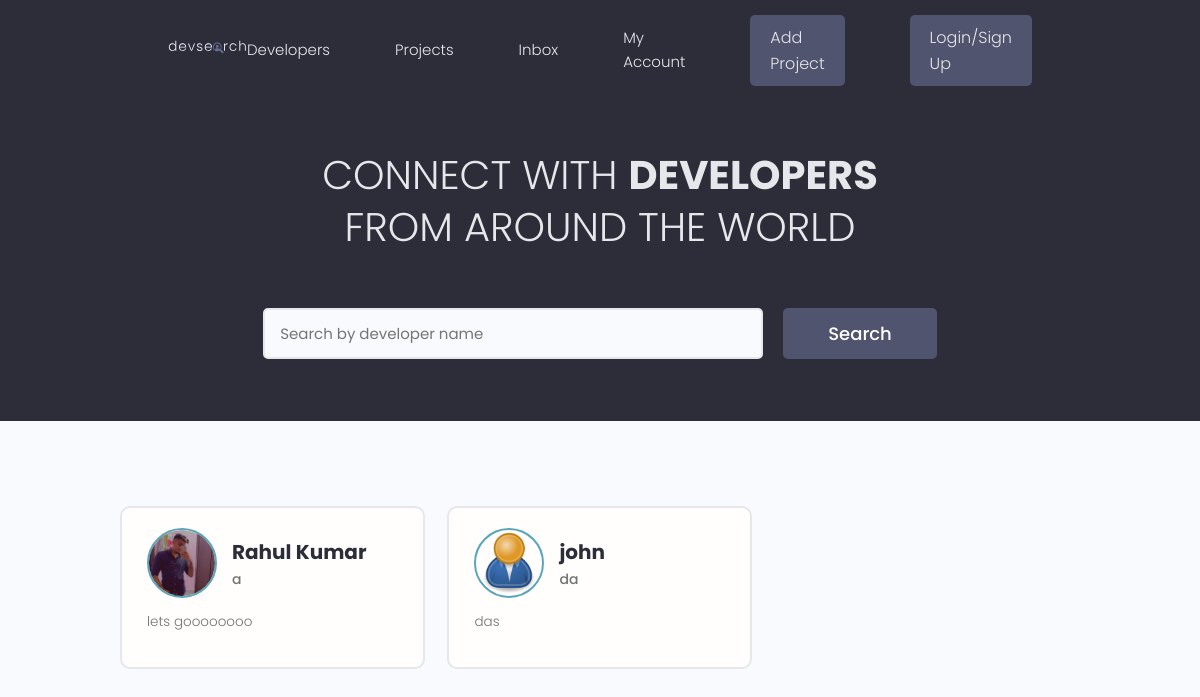
/, run on an earlier commit of the app's database.
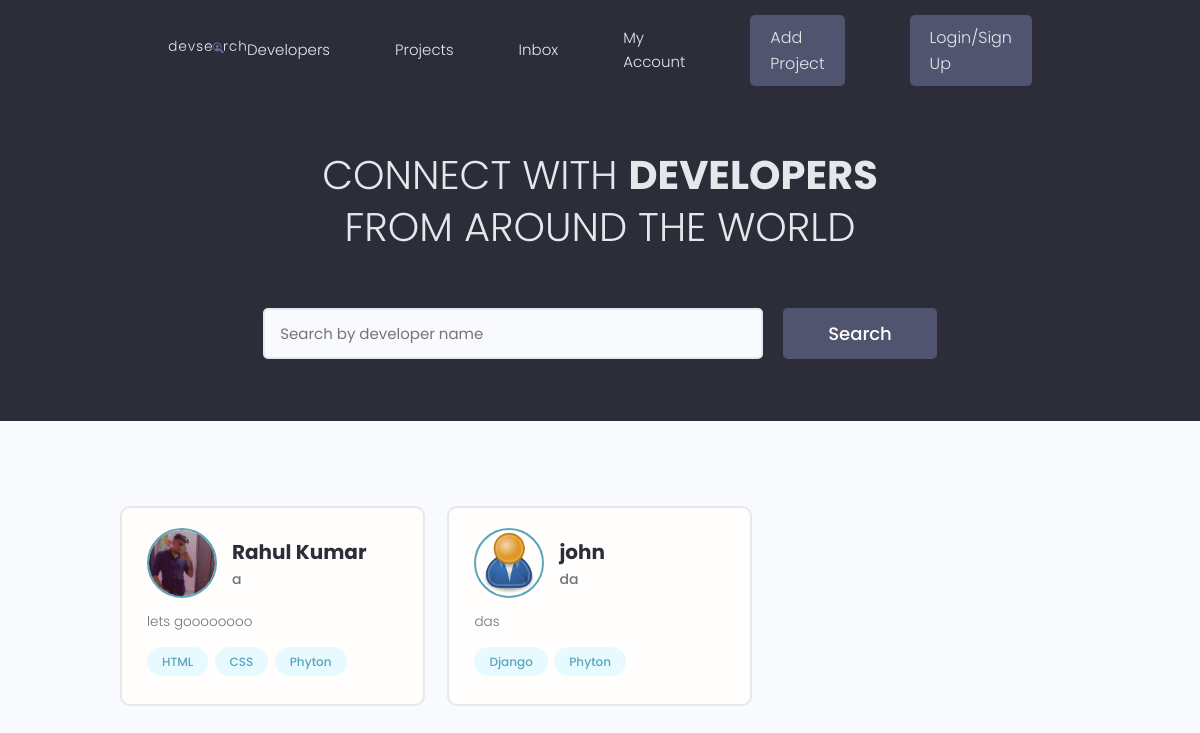
And on a later commit of the database.
### user/models.py (models this page shows, shortened)
class Profile(models.Model):
    user =  models.OneToOneField(User, on_delete=models.CASCADE, null=True, blank=True)
    name = models.CharField(max_length=200, blank=True, null=True)
    username = models.CharField(max_length=200, blank=True, null=True)
    location = models.CharField(max_length=200, blank=True, null=True)
    email = models.EmailField(max_length=500, blank=True, null=True)
    short_intro = models.CharField(max_length=200, blank=True, null=True)
    bio = models.TextField(blank=True, null=True)
    profile_image = models.ImageField(null=True, blank=True, upload_to='profiles/', default='profiles/user-default.png' )
    social_github = models.CharField(max_length=200, blank=True, null=True)
    social_twitter = models.CharField(max_length=200, blank=True, null=True)
    social_linkedin = models.CharField(max_length=200, blank=True, null=True)
    social_youtube = models.CharField(max_length=200, blank=True, null=True)
    social_instagram = models.CharField(max_length=200, blank=True, null=True)
    created = models.DateTimeField(auto_now_add=True)
    id = models.UUIDField(default=uuid.uuid4, unique=True,
                          primary_key=True, editable=False)

class Skill(models.Model):
    owner = models.ForeignKey(Profile, on_delete=CASCADE, null=True, blank=True)
    name = models.CharField(max_length=200, blank=True, null=True)
    description = models.TextField(blank=True, null=True)
    created = models.DateTimeField(auto_now_add=True)
    id = models.UUIDField(default=uuid.uuid4, unique=True,
                          primary_key=True, editable=False)
    def __str__(self):
        return str(self.name)

### user/views.py (the view)
# urls.py: path('', views.profiles, name='profile'),
def profiles(request):
    profiles = Profile.objects.all()
    context = {
        'profiles': profiles
    }
    return render(request, 'users/profiles.html', context=context)

### user/templates/users/profiles.html (shortened to what this page needs)
{% extends 'main.html' %}
{% block content %}
<main class="home">
    <section class="hero-section text-center">
      <div class="container container--narrow">
        <div class="hero-section__box">
          <h2>CONNECT WITH <span>DEVELOPERS</span></h2>
          <h2>FROM AROUND THE WORLD</h2>
        </div>
        <div class="hero-section__search">
          <form class="form" action="#" method="get">
            <div class="form__field">
              <input class="input input--text" id="formInput#search" type="text" name="text"
                placeholder="Search by developer name" />
            </div>
            <input class="btn btn--sub btn--lg" type="submit" value="Search" />
          </form>
        </div>
      </div>
    </section>
    <section class="devlist">
      <div class="container">
        <div class="grid grid--three">
            {% for profile in profiles %}
          <div class="column card">
            <div class="dev">
              <a href="{% url 'user-profile' profile.id %}" class="card__body">
                <div class="dev__profile">
                  <img class="avatar avatar--md" src="{{ profile.profile_image.url }}" alt="image" />
                  <div class="dev__meta">
                    <h3>{{profile.name}}</h3>
                    <h5>{{profile.short_intro|slice:"100"}}</h5>
                  </div>
                </div>
                <p class="dev__info">
                  {{profile.bio|slice:"250"}}
                </p>
                <div class="dev__skills">
                  {% for skill in profile.skill_set.all %}
                  <span class="tag tag--pill tag--main">
                    <small>{{ skill }}</small>
                  </span>
                {% endfor %}
                </div>
              </a>
            </div>
        </div>
        {% endfor %}
        </div>
      </div>
    </section>
  </main>
{% endblock %}

### templates/main.html (shortened to what this page needs)
<!DOCTYPE html>
{% load static %}
<html lang="en">
<head>
    <link rel="stylesheet" href="https://cdn.iconmonstr.com/1.3.0/css/iconmonstr-iconic-font.min.css" />
    <link rel="stylesheet" href="{% static 'uikit/styles/uikit.css'%}" />
    <link rel="stylesheet" href="{% static 'styles/app.css'%}" />
</head>
<body>
    {% include 'navbar.html' %}
    {% block content%}
    {% endblock content%}
</body>
</html>

### templates/navbar.html (shortened to what this page needs)
{% load static %}
 <header class="header">
    <div class="container container--narrow">
      <a href="{% url 'profile' %}" class="header__logo">
        <img src="{% static 'images/logo.svg'%}" alt="DevSearch Logo" />
      </a>
      <nav class="header__nav">
        <ul class="header__menu">
          <li class="header__menuItem"><a href="{% url 'profile' %}">Developers</a></li>
          <li class="header__menuItem"><a href="{% url 'projects' %}">Projects</a></li>
          <li class="header__menuItem"><a href="">Inbox</a></li>
          <li class="header__menuItem"><a href="">My Account</a></li>
          <li class="header__menuItem"><a href="{% url 'createProject' %}" class="btn btn--sub">Add Project</a></li>
          <li class="header__menuItem"><a href="" class="btn btn--sub">Login/Sign Up</a></li>
        </ul>
      </nav>
    </div>
  </header>

### static/styles/app.css (style rules this page uses)
:root { --color-sub: #2d2d39; }
.btn--sub { background-color: var(--color-sub-light); }
.card { border: 2px solid var(--color-light); }
img { width: 100%; }
.header { position: sticky; z-index: 111; background-color: var(--color-sub); padding: 1.5rem 0; }
.header > .container { display: flex; justify-content: space-between; align-items: center; }
.header__logo > img { height: 3.8rem; }
.header__nav > ul { display: inline-flex; align-items: center; list-style: none; gap: 6.5rem; }
.header__menuItem > a { color: var(--color-light); font-weight: 300; }
.hero-section { height: 40vh; display: flex; align-items: center; background-color: var(--color-sub); }
.hero-section__box { margin-bottom: 4rem; }
.hero-section__box > h2, .hero-section__box > h2 > span { font-size: 4rem; color: var(--color-light); line-height: 1.3; text-transform: uppercase; }
.hero-section__box > h2 { font-weight: 300; }
.hero-section__box > h2 > span { font-weight: 700; }
.hero-section__search > .form { display: flex; align-items: center; justify-content: center; gap: 2rem; }
.hero-section__search > .form input.input--text { width: 50rem; }
.devlist { margin-top: 8rem; }
.devlist .grid { align-items: stretch; }
.devlist .dev .dev__profile { display: flex; align-items: center; gap: 1.5rem; }
.devlist .dev .dev__meta h3 { color: var(--color-sub); font-size: 2rem; font-weight: 700; }
.devlist .dev .dev__meta h5 { color: var(--color-text); font-size: 1.4rem; font-weight: 500; }
.devlist .dev .dev__info { margin: 1.5rem 0; font-size: 1.35rem; line-height: 1.4; text-align: justify; }

### static/uikit/styles/modules/_variables.css (style rules this page uses)
:root { --color-main: #5aa5b9; --color-main-light: #e6faff; --color-sub: #3f4156; --color-sub-light: #51546e; --color-sub-lighter: #ededfd; --color-text: #737373; --color-gray: #8b8b8b; --color-light: #e5e7eb; --color-light-gray: #767676; --color-bg: #f8fafd; --color-white: #fffefd; --color-white-light: #f3f3f3; --color-success: #359e64; --color-success-bg: #def8e8; --color-error: #fc4b0b; --color-error-bg: #fff2ee; --font-base: 'Poppins', arial, helvetica, 'Segoe UI', roboto, ubuntu, sans-serif; --font-monospace: 'Fira Code', 'Courier New', courier, monospace; --font-regular: 300; --font-medium: 500; --font-bold: 700; --generic-shadow: 1px 1px 5px #00000010; --generic-transition: all 0.3s ease-in-out; }

### static/uikit/styles/modules/_base.css (style rules this page uses)
* { margin: 0; padding: 0; box-sizing: border-box; text-rendering: optimizeLegibility; color: inherit; font-size: inherit; }
html { font-size: 50%; }
@media only screen and (min-width: 480px) { html { font-size: 56.25%; } }
@media only screen and (min-width: 1200px) { html { font-size: 62.5%; } }
body { line-height: 1.6; font-weight: 400; font-size: 1.5rem; color: var(--color-text); background-color: var(--color-bg); min-height: 100vh; }

### static/uikit/styles/modules/_typography.css (style rules this page uses)
* { font-family: var(--font-base); }
h2 { font-size: 3.6rem; font-weight: var(--font-bold); }
h3 { font-size: 3.2rem; font-weight: var(--font-medium); }
h5 { font-size: 2.4rem; font-weight: var(--font-medium); }
h5, h6 { font-weight: var(--font-regular); }
p, span, strong { font-size: 1.6rem; color: var(--color-text); font-weight: var(--font-regular); }
a { padding-bottom: 2px; text-decoration: none; display: inline-block; color: var(--color-main); font-weight: var(--font-medium); }

### static/uikit/styles/modules/_utilities.css (style rules this page uses)
.container { width: 92%; max-width: 165rem; margin: 0 auto; box-sizing: border-box; }
.container--narrow { width: 92%; max-width: 120rem; }
@media screen and (min-width: 1000px) { .container { width: 90%; } }
@media screen and (min-width: 1000px) { .container--narrow { width: 85%; } }
@media screen and (min-width: 1200px) { .container { width: 80%; } }
@media screen and (min-width: 1200px) { .container--narrow { width: 72%; } }
.text-center { text-align: center; }

### static/uikit/styles/modules/_avatar.css (style rules this page uses)
.avatar { border-radius: 50%; border: 2px solid var(--color-main); object-fit: cover; }
.avatar--md { height: 7rem; width: 7rem; }

### static/uikit/styles/modules/_button.css (style rules this page uses)
.btn { display: inline-block; position: relative; cursor: pointer; background-color: var(--color-light); font-weight: var(--font-medium); color: var(--color-sub); text-decoration: none; padding: 1rem 2rem; border-radius: 0.5rem; border: none; width: -webkit-fit-content; width: -moz-fit-content; width: fit-content; height: -webkit-fit-content; height: -moz-fit-content; height: fit-content; font-size: 1.6rem; outline-width: 0; outline-color: transparent; -webkit-backface-visibility: hidden; backface-visibility: hidden; transition: all 0.3s ease-in-out; }
.btn--sub { background-color: var(--color-sub); color: var(--color-white); }
.btn--lg { font-size: 1.8rem; padding: 1.2rem 4.5rem; }

What changed in the data, as far as the page shows it:
added Skill: name "HTML", shown under Profile "Rahul Kumar"
added Skill: name "CSS", shown under Profile "Rahul Kumar"
added Skill: name "Phyton", shown under Profile "Rahul Kumar"
added Skill: name "Django", shown under Profile "john"
added Skill: name "Phyton", shown under Profile "john"
